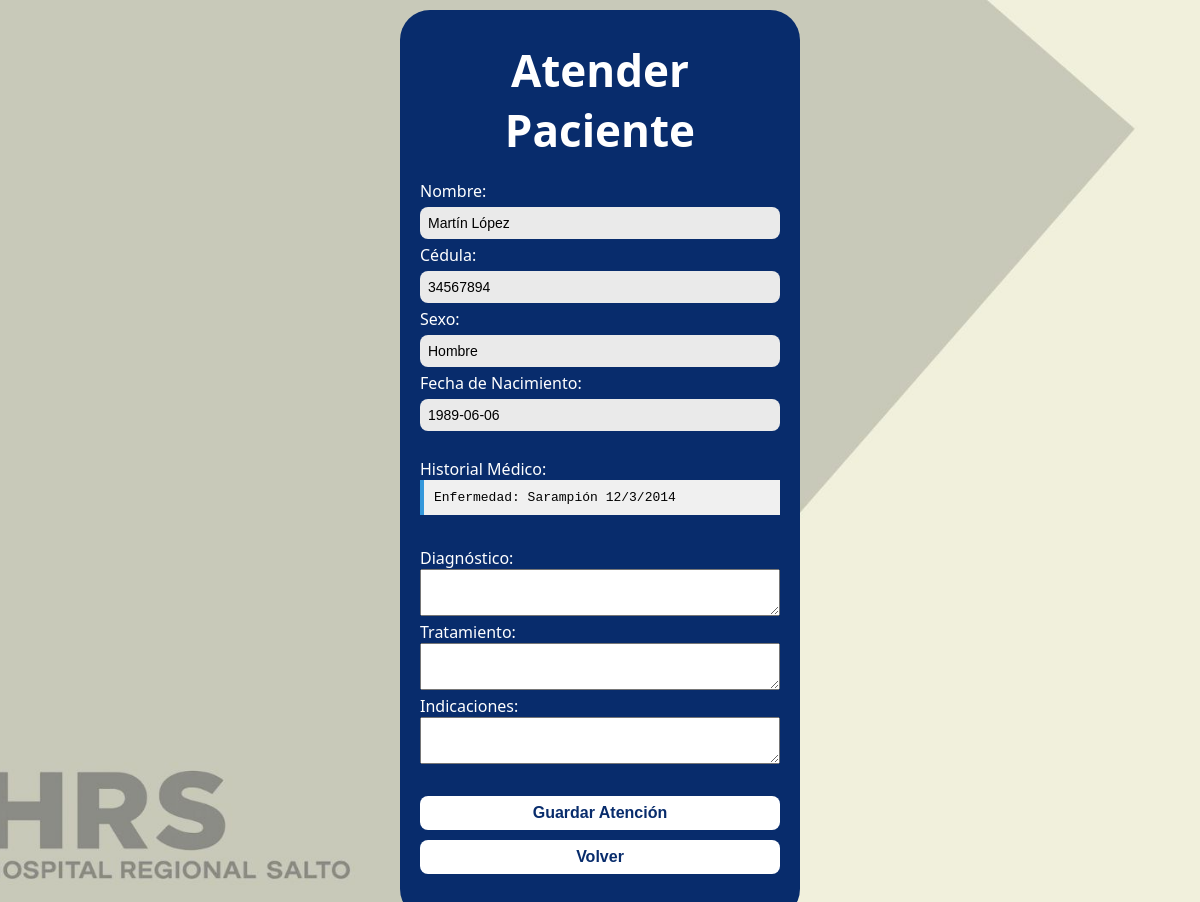
Before: /Doctores/Atender.php?id=15 (signed in) with the older database file.
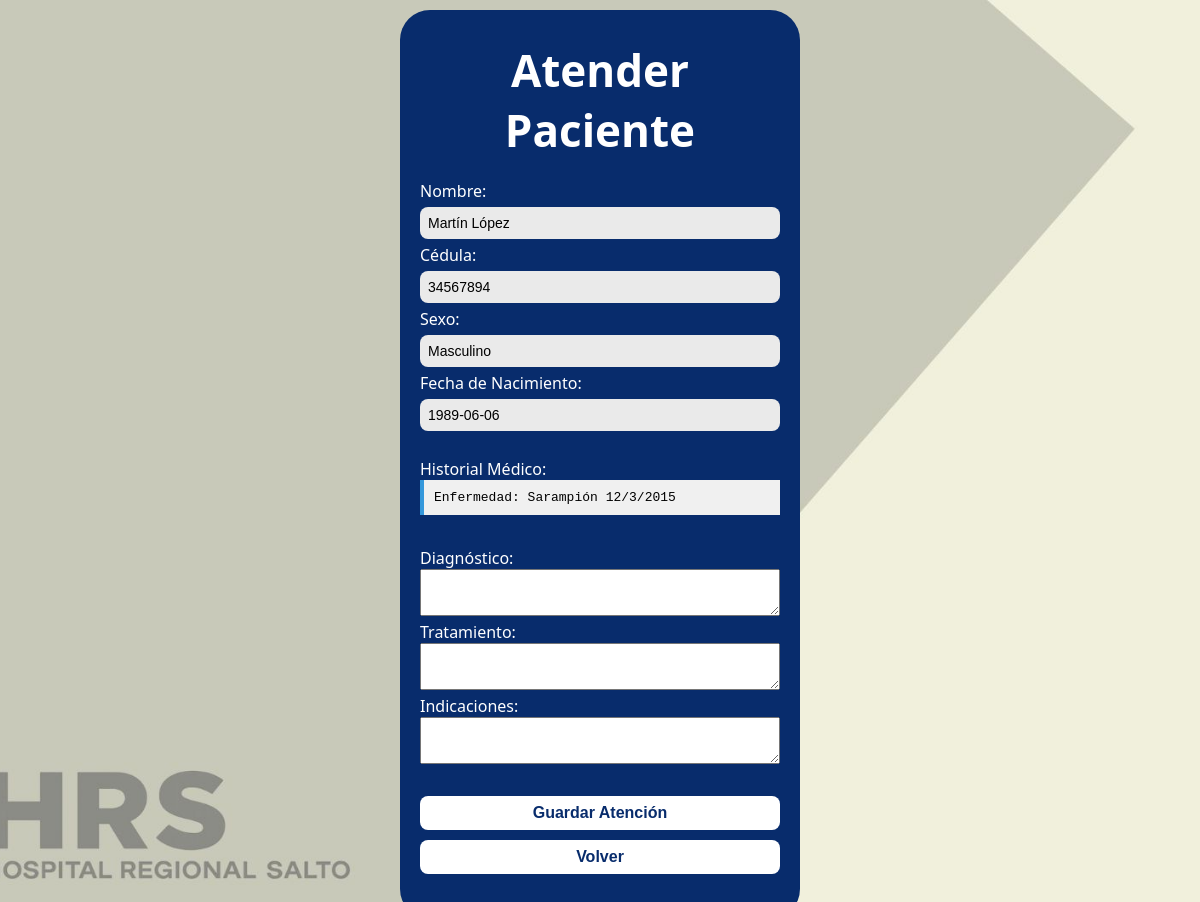
After: the same page with the newer database file.
### tables this page shows
CREATE TABLE `consulta` (
  `ID_Consulta` int(11) NOT NULL,
  `Cedula_D` int(11) NOT NULL,
  `ID_Especialidad` int(11) NOT NULL,
  `Fecha_Consulta` date NOT NULL,
  `Horario` time NOT NULL,
  `Cedula_P` int(11) DEFAULT NULL,
  `Estado` enum('Disponible','Ocupado','Cancelado') NOT NULL DEFAULT 'Disponible'
);

CREATE TABLE `paciente` (
  `Cedula_P` int(11) NOT NULL,
  `Nombre_P` varchar(100) DEFAULT NULL,
  `Fecha_Nac` date DEFAULT NULL,
  `Sexo` varchar(10) DEFAULT NULL,
  `Correo` varchar(50) DEFAULT NULL,
  `His_med` varchar(1000) DEFAULT NULL,
  `Tel` varchar(15) DEFAULT NULL,
  `Contraseña_P` varchar(10) DEFAULT NULL,
  `Usuario_P` varchar(50) DEFAULT NULL
);

### Doctores/Atender.php (the view, shortened to what this page needs)
<?php
include '../Base de datos/Conexion.php';
$id_cita = (int)$_GET['id'];
$stmt = $conn->prepare("
    SELECT p.Nombre_P, p.Cedula_P, p.Sexo, p.Fecha_Nac, p.His_med, c.Fecha_Consulta
    FROM consulta c
    INNER JOIN paciente p ON c.Cedula_P = p.Cedula_P
    WHERE c.ID_Consulta = ?
");
$stmt->bind_param("i", $id_cita);
$stmt->execute();
$result = $stmt->get_result();
$paciente = $result->fetch_assoc();
?>
<!DOCTYPE html>
<html lang="es">
<head>
  <link rel="stylesheet" href="../Administradores/estiloL.css">
  <link rel="stylesheet" href="../Administradores/Estilo.css">
</head>
<body>
<div class="cuadrado">
  <div class="titulo">
    <h1>Atender Paciente</h1>
  </div>
  <div class="info-paciente">
    <form method="POST" action="">
        Nombre: <input type="text" value="<?php echo htmlspecialchars($paciente['Nombre_P']); ?>" readonly><br>
        Cédula: <input type="text" value="<?php echo htmlspecialchars($paciente['Cedula_P']); ?>" readonly><br>
        Sexo: <input type="text" value="<?php echo htmlspecialchars($paciente['Sexo']); ?>" readonly><br>
        Fecha de Nacimiento: <input type="text" value="<?php echo htmlspecialchars($paciente['Fecha_Nac']); ?>" readonly><br><br>
        Historial Médico:<br>
        <?php
        $historiales = explode("-------------------------", $paciente['His_med']);
        foreach ($historiales as $bloque) {
            if (trim($bloque) !== "") {
                echo '<div class="historial-bloque">' . htmlspecialchars(trim($bloque)) . '</div>';
            }
        }
        ?>
        <br>
        Diagnóstico:<br>
        <textarea name="diagnostico" rows="3" required></textarea><br>
        Tratamiento:<br>
        <textarea name="tratamiento" rows="3" required></textarea><br>
        Indicaciones:<br>
        <textarea name="indicaciones" rows="3" required></textarea><br><br>
        <button type="submit">Guardar Atención</button>
        <button type="button" onclick="window.history.back();">Volver</button>
    </form>
  </div>
</div>
</body>
</html>

Changed rows visible on the page:
changed consulta "Martín López": Cedula_P.Sexo "Hombre" → "Masculino"; Cedula_P.His_med "Enfermedad: Sarampión 12/3/2014" → "Enfermedad: Sarampión 12/3/2015"
